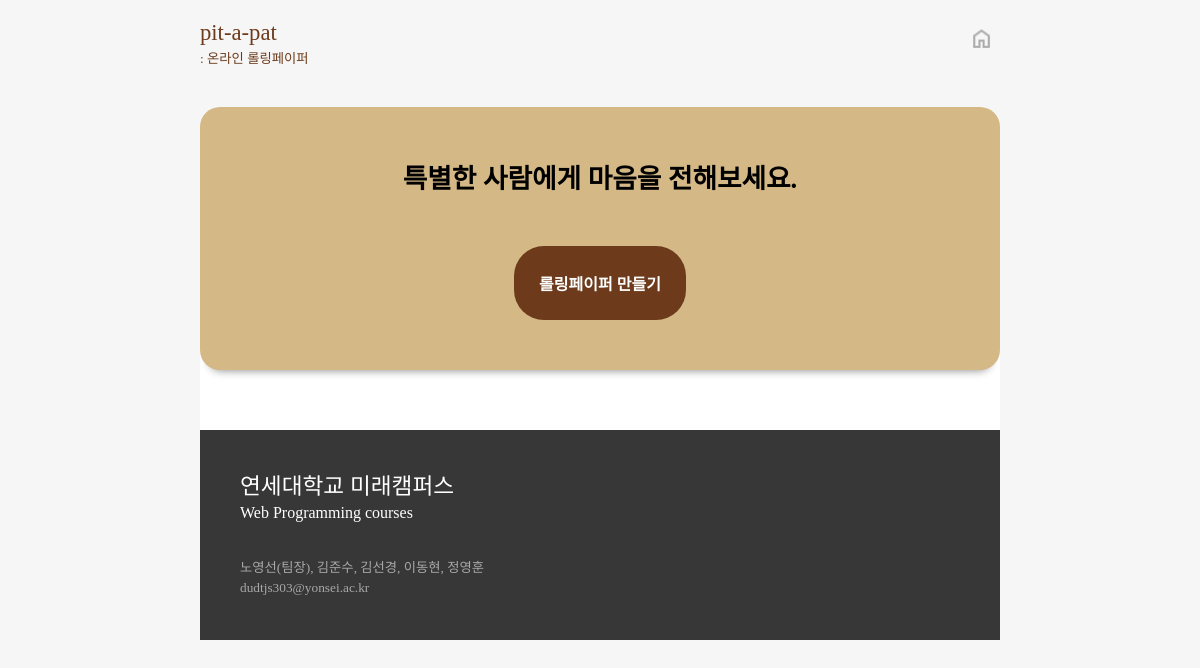
The app's page /, older data.
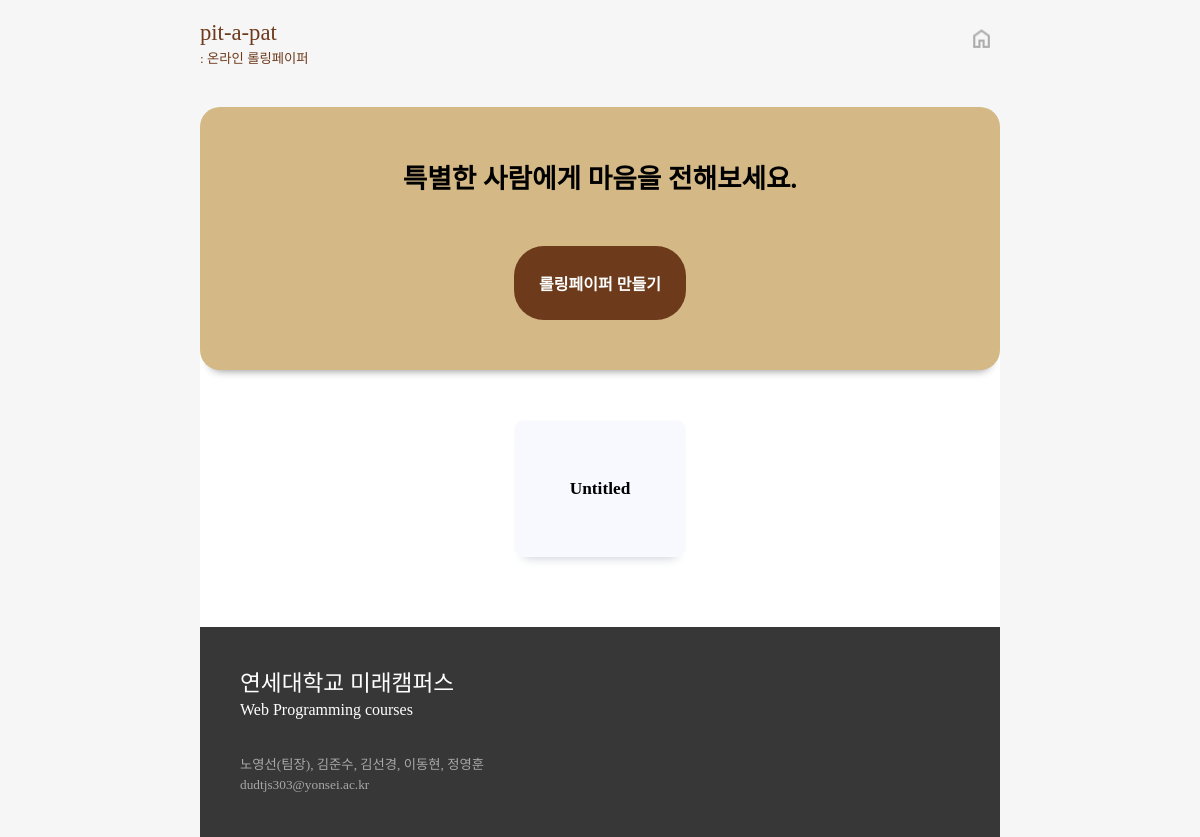
The same page, newer data.
### papers/models.py (models this page shows)
class Rolling_paper(models.Model) :
    paper_number = models.AutoField(primary_key=True)
    nickname = models.ForeignKey(Auth_User, on_delete=models.CASCADE, to_field="username", db_column="nickname")
    subject = models.CharField(max_length=50, default="Untitled")
    users = models.IntegerField(default=0)
    created = models.DateTimeField(default=timezone.now)
    completed = models.DateTimeField(null=True)
    class Meta :
        db_table = "Paper"

### main/views.py (the view)
# urls.py: path('', include('main.urls')),
def main(request):
    paper = None
    paper_list = []
    err_msg = ""
    if 'err_msg' in request.session :
        err_msg = request.session['err_msg']
        request.session['err_msg'] = ""
    if True :
        paper = Rolling_paper.objects.all().order_by("-paper_number").values()
    else :
        paper = Rolling_paper.objects.filter(nickname=request.user.username).order_by("-paper_number").values()
    i = 0
    for dic in paper :
        paper_list.append(dic)
        i += 1
    context = {
        "papers" : paper_list,
        "err_msg" : err_msg,
    }
    return render(request, 'main/main.html', context)

### main/templates/main/main.html (shortened to what this page needs)
<!DOCTYPE html>
{% load static %}
<html lang="ko">
<head>
  <link rel="stylesheet" href="{% static 'css/main.css' %}">
</head>
<body>
  <header>
    <div id="title_wrap"  onclick="location.href='{% url 'main:main' %}'">
      <div id="title">pit-a-pat</div>
      <div id="subtitle">: 온라인 롤링페이퍼</div>
    </div>
    {% if user.is_active %}
    <div id="header_btn_wrap">
      <button type="button" id="logout_btn" onclick="location.href='{% url 'users:logout_view' %}'">
        <img src="static/img/logout.png">
      </button>
      <button type="button" id="home_btn" onclick="location.href='{% url 'users:my_page' %}'">
        <img src="static/img/home.png">
      </button>
    </div>
    {% else %}
    <div id="header_btn_wrap">
      <button type="button" id="home_btn" onclick="location.href='{% url 'users:my_page' %}'">
        <img src="static/img/home.png">
      </button>
    </div>
    {% endif %}
  </header>
  <div id="content_wrap">
    <div id="first_content">
      특별한 사람에게 마음을 전해보세요.
      <div>
        {% if user.is_active %}
        <form method="post" action="{% url 'papers:createPaper' %}">
          {% csrf_token %}
          <button type="submit" id="create_paper_btn">롤링페이퍼 만들기</button>
        </form>
        {% else %}
        <button type="button" id="create_paper_btn" onclick="location.href='{% url 'users:login_view' %}'">롤링페이퍼
          만들기</button>
        {% endif %}
      </div>
    </div>
    <div id="second_content">
      {% for i in papers %}
      <div class="rolling_paper">
        <a href="{% url 'papers:loadPaper' i.paper_number %}">
          <div class="rolling_paper_subject">{{ i.subject }}</div>
        </a>
      </div>
      {% endfor %}
    </div>
  </div>
  <footer>
    <div id="footer_content_wrap">
      <div id="first_footer_content">연세대학교 미래캠퍼스</div>
      <div id="second_footer_content">Web Programming courses</div>
      <br><br>
      <div id="third_footer_content">노영선(팀장), 김준수, 김선경, 이동현, 정영훈
        <br>
        dudtjs303@yonsei.ac.kr
      </div>
    </div>
  </footer>
</body>
</html>

Row changes from the older to the newer data that the page shows:
added Rolling_paper: subject "Untitled"
